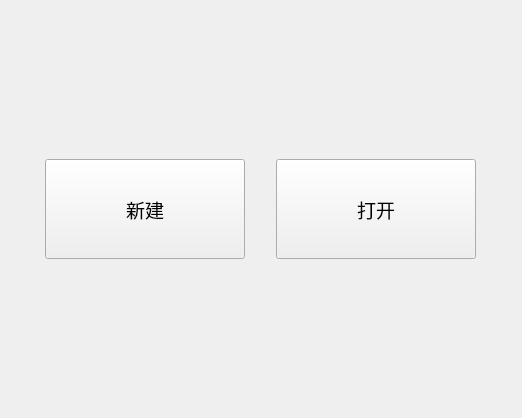
<?xml version="1.0" encoding="UTF-8"?>
<ui version="4.0">
 <class>Form</class>
 <widget class="QWidget" name="Form">
  <property name="geometry">
   <rect>
    <x>0</x>
    <y>0</y>
    <width>522</width>
    <height>418</height>
   </rect>
  </property>
  <property name="windowTitle">
   <string>Form</string>
  </property>
  <layout class="QHBoxLayout" name="horizontalLayout">
   <item>
    <widget class="QGroupBox" name="groupBox">
     <property name="enabled">
      <bool>true</bool>
     </property>
     <property name="styleSheet">
      <string notr="true">QGroupBox {
    border: none;
}</string>
     </property>
     <property name="title">
      <string/>
     </property>
     <layout class="QHBoxLayout" name="horizontalLayout_8">
      <item>
       <widget class="DropDownPushButton" name="newButton">
        <property name="enabled">
         <bool>true</bool>
        </property>
        <property name="sizePolicy">
         <sizepolicy hsizetype="Expanding" vsizetype="Preferred">
          <horstretch>0</horstretch>
          <verstretch>0</verstretch>
         </sizepolicy>
        </property>
        <property name="maximumSize">
         <size>
          <width>200</width>
          <height>100</height>
         </size>
        </property>
        <property name="baseSize">
         <size>
          <width>6</width>
          <height>6</height>
         </size>
        </property>
        <property name="font">
         <font>
          <family>微软雅黑</family>
          <pointsize>14</pointsize>
         </font>
        </property>
        <property name="mouseTracking">
         <bool>false</bool>
        </property>
        <property name="tabletTracking">
         <bool>false</bool>
        </property>
        <property name="focusPolicy">
         <enum>Qt::StrongFocus</enum>
        </property>
        <property name="text">
         <string>新建</string>
        </property>
       </widget>
      </item>
      <item>
       <widget class="PushButton" name="openButton">
        <property name="sizePolicy">
         <sizepolicy hsizetype="Expanding" vsizetype="Expanding">
          <horstretch>0</horstretch>
          <verstretch>0</verstretch>
         </sizepolicy>
        </property>
        <property name="maximumSize">
         <size>
          <width>200</width>
          <height>100</height>
         </size>
        </property>
        <property name="font">
         <font>
          <family>微软雅黑</family>
          <pointsize>14</pointsize>
         </font>
        </property>
        <property name="text">
         <string>打开</string>
        </property>
       </widget>
      </item>
     </layout>
    </widget>
   </item>
  </layout>
 </widget>
 <customwidgets>
  <customwidget>
   <class>PushButton</class>
   <extends>QPushButton</extends>
   <header>qfluentwidgets</header>
  </customwidget>
  <customwidget>
   <class>DropDownPushButton</class>
   <extends>QPushButton</extends>
   <header location="global">qfluentwidgets</header>
  </customwidget>
 </customwidgets>
 <resources/>
 <connections/>
</ui>
